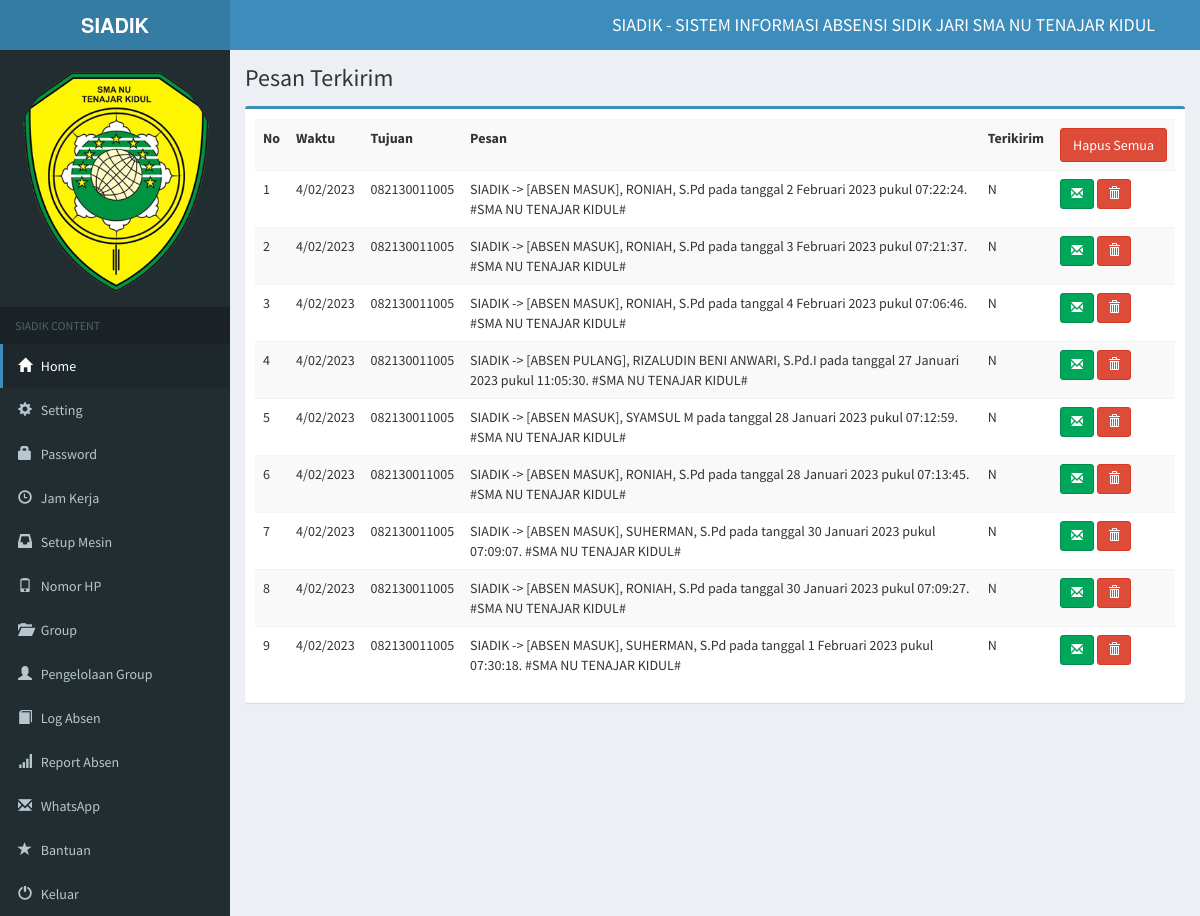
The page /p-terkirim (signed in) on the database its author committed.
### tables this page shows
CREATE TABLE `tbl_identitas` (
  `id_identitas` int(1) NOT NULL,
  `nama_identitas` varchar(255) DEFAULT NULL,
  `title_identitas` varchar(255) NOT NULL,
  `alamat_identitas` text NOT NULL,
  `menit_identitas` int(5) NOT NULL,
  `logo_identitas` varchar(255) NOT NULL,
  `tgl_identitas` date NOT NULL,
  `kode_identitas` varchar(255) NOT NULL,
  `cloud_identitas` enum('0','1') NOT NULL DEFAULT '0'
);

CREATE TABLE `pesan` (
  `id_pesan` int(5) NOT NULL,
  `tgl_pesan` datetime NOT NULL,
  `nomor_pesan` varchar(15) NOT NULL,
  `isi_pesan` varchar(255) NOT NULL,
  `status_pesan` enum('Y','N') NOT NULL DEFAULT 'N'
);

### assets/config/tgl_indo.php (called while the page is built, shortened)
<?php
function tgl_angka($tgl) {
	$tanggal = date("j", strtotime($tgl));
	$bulan = date("m", strtotime($tgl));
	$tahun = date("Y", strtotime($tgl));
	return $tanggal.'/'.$bulan.'/'.$tahun;
}
?>

### views/p-terkirim.php (the view, shortened to what this page needs)
 <section class="content-header">
   <h1>
     Pesan Terkirim
   </h1>
 </section>
 <section class="content">
<div class="box box-primary">
   <div class="box-body">
<?php
	switch(url_segment(2)){
		default:
		?>
		<table border="0" cellspacing="0" cellpadding="5" class="table table-striped" >
		  <tr>
			<th>No</td>
			<th>Waktu</td>
			<th>Tujuan</td>
			<th>Pesan</td>
			<th>Terikirim</td>
			<th><a href='<?php echo base_url()."/".url_segment(1);?>/hapus-semua' class='btn btn-danger'>Hapus Semua</a></td>
		  </tr>
		  <?php
			$batas = 10;
			$hal = url_segment(3);
			if($hal == "")
			{
				$posisi = 0;
			}
			else
			{
				$posisi = ($hal-1) * $batas;
			}
			$no=1;
			$h2=mysqli_query($koneksi,"SELECT * FROM pesan order by status_pesan DESC, tgl_pesan DESC limit $posisi,$batas");
			while($d2=mysqli_fetch_assoc($h2)){
					echo"<tr class='baris'>
					<td>".$no++."</td>
					<td>".tgl_angka($d2['tgl_pesan'])."</td>
					<td>$d2[nomor_pesan]</td>
					<td>".$d2['isi_pesan']."</td>
					<td>".$d2['status_pesan']."</td>
					<td>";
					if($d2['status_pesan'] == "N"){
						echo link_pesan(base_url()."/".url_segment(1)."/kirim/$d2[id_pesan]")." ";
					}
						echo  link_hapus(base_url()."/".url_segment(1)."/hapus/$d2[id_pesan]")."
					</td>
				  </tr>";
			 }
		  ?>
		</table>
		<?php
		break;
	}
?>
   </div>
 </section>

### index.php (shortened to what this page needs)
<?php
include "assets/config/koneksi.php";
include "assets/config/function.php";
include "assets/config/tgl_indo.php";
$iden=mysqli_fetch_assoc(mysqli_query($koneksi,"select * from tbl_identitas order by id_identitas DESC"));
?>
<!DOCTYPE html>
<html>
<head>
  <link rel="stylesheet" href="<?php echo base_url()."/assets/AdminLTE/bootstrap"; ?>/css/bootstrap.min.css">
  <link rel="stylesheet" href="<?php echo base_url()."/assets/AdminLTE/bootstrap"; ?>/css/main.css">
  <link rel="stylesheet" href="<?php echo base_url()."/assets/AdminLTE/dist"; ?>/css/AdminLTE.min.css">
  <link rel="stylesheet" href="<?php echo base_url()."/assets/AdminLTE/dist"; ?>/css/skins/skin-blue.min.css">
</head>
<body class="hold-transition skin-blue sidebar-mini">
<div class="wrapper">
  <header class="main-header">
    <a href="<?php echo base_url();?>" class="logo">
      <span class="logo-lg"><b>SIADIK</b></span>
    </a>
    <nav class="navbar navbar-static-top" role="navigation" style="vertical-align:center;">
      <a href="#" class="sidebar-toggle" data-toggle="offcanvas" role="button">
      </a>
      <div class="navbar-custom-menu">
		<ul class="nav navbar-nav">
              <li><a href="#"><h4><?php echo $iden['title_identitas'];?></h4></a></li>
              <li><a href="#"><span id="status-gammu"></span></a></li>
        </ul>
      </div>
    </nav>
  </header>
  <aside class="main-sidebar">
    <section class="sidebar">
      <div class="user-panel" style="text-align:center">
          <img src="<?php echo base_url()."/img/$iden[logo_identitas]";?>" class="img-circle img-responsive" alt="User Image">
      </div>
      <ul class="sidebar-menu">
        <li class="header">SIADIK CONTENT</li>
        <li class="active"><a href="<?php echo base_url();?>"><i class="glyphicon glyphicon-home"></i> <span>Home</span></a></li>
        <li><a href="<?php echo base_url();?>/setting"><i class="glyphicon glyphicon-cog"></i> <span>Setting</span></a></li>
        <li><a href="<?php echo base_url();?>/password"><i class="glyphicon glyphicon-lock"></i> <span>Password</span></a></li>
        <li><a href="<?php echo base_url();?>/jadwal"><i class="glyphicon glyphicon-time"></i> <span>Jam Kerja</span></a></li>
		 <li class="treeview">
          <a href="#"><i class="glyphicon glyphicon-inbox"></i> <span>Setup Mesin</span>
          </a>
        </li>
   <li><a href="<?php echo base_url();?>/no-telp"><i class="glyphicon glyphicon-phone"></i> <span>Nomor HP</span></a></li>
		 <li><a href="<?php echo base_url();?>/group"><i class="glyphicon glyphicon-folder-open"></i> <span>Group</span></a></li>
        <li><a href="<?php echo base_url();?>/pengelolaan-group"><i class="glyphicon glyphicon-user"></i> <span>Pengelolaan Group</span></a></li>
        <li><a href="<?php echo base_url();?>/log-absen"><i class="glyphicon glyphicon-book"></i> <span>Log Absen</span></a></li>
		<li class="treeview">
          <a href="#"><i class="glyphicon glyphicon-signal"></i> <span>Report Absen</span>
          </a>
        </li>
		<li class="treeview">
          <a href="#"><i class="glyphicon glyphicon-envelope"></i> <span>WhatsApp</span>
          </a>
        </li>
        <li><a href="<?php echo base_url();?>/help"><i class="glyphicon glyphicon-star"></i> <span>Bantuan</span></a></li>
        <li><a href="<?php echo base_url();?>/logout"><i class="glyphicon glyphicon glyphicon-off"></i> <span>Keluar</span></a></li>
      </ul>
    </section>
  </aside>
  <div class="content-wrapper">
    <?php
		if(empty($_SESSION['username']) and empty($_SESSION['password'])){
			include "views/home.php";
		}
		else{
			switch(url_segment(1)){
				case 'p-terkirim'	: include "views/p-terkirim.php"; break;
			}
		}
	?>
  </div>
</div>
</body>
</html>

### assets/config/function.php (shortened to what this page needs)
<?php
function base_url(){
	return "http://localhost/siadik";
}
function url_segment($segment = ""){
	$url="http://".$_SERVER["SERVER_NAME"]."".$_SERVER['REQUEST_URI'];
	$base = str_replace(base_url(),"",$url);
	$pecah  = explode("/",$base);
	if(empty($pecah[$segment])){ $dataku="";}
	else{$dataku=$pecah[$segment];}
	return $dataku;
}
function link_pesan($url){
	return "<a href='$url' class='btn btn-sm btn-success'><i class='glyphicon glyphicon-envelope'></i></a>";
}
function link_hapus($url){
	return "<a href='$url' class='btn btn-sm btn-danger' onclick=\"return confirm('Anda yakin ingin menghapusnya?');\"><i class='glyphicon glyphicon-trash'></i></a>";
}
?>

### rows shown on the page
tbl_identitas: title_identitas "SIADIK - SISTEM INFORMASI ABSENSI SIDIK JARI SMA NU TENAJAR KIDUL", logo_identitas (picture)
pesan: tgl_pesan "4/02/2023", nomor_pesan "082130011005", isi_pesan "SIADIK -> [ABSEN MASUK], RONIAH, S.Pd pada tanggal 2 Februari 2023 pukul 07:22:24. #SMA NU TENAJAR KIDUL#", status_pesan "N"
pesan: tgl_pesan "4/02/2023", nomor_pesan "082130011005", isi_pesan "SIADIK -> [ABSEN MASUK], RONIAH, S.Pd pada tanggal 3 Februari 2023 pukul 07:21:37. #SMA NU TENAJAR KIDUL#", status_pesan "N"
pesan: tgl_pesan "4/02/2023", nomor_pesan "082130011005", isi_pesan "SIADIK -> [ABSEN MASUK], RONIAH, S.Pd pada tanggal 4 Februari 2023 pukul 07:06:46. #SMA NU TENAJAR KIDUL#", status_pesan "N"
pesan: tgl_pesan "4/02/2023", nomor_pesan "082130011005", isi_pesan "SIADIK -> [ABSEN PULANG], RIZALUDIN BENI ANWARI, S.Pd.I pada tanggal 27 Januari 2023 pukul 11:05:30. #SMA NU TENAJAR KIDUL#", status_pesan "N"
pesan: tgl_pesan "4/02/2023", nomor_pesan "082130011005", isi_pesan "SIADIK -> [ABSEN MASUK], SYAMSUL M pada tanggal 28 Januari 2023 pukul 07:12:59. #SMA NU TENAJAR KIDUL#", status_pesan "N"
pesan: tgl_pesan "4/02/2023", nomor_pesan "082130011005", isi_pesan "SIADIK -> [ABSEN MASUK], RONIAH, S.Pd pada tanggal 28 Januari 2023 pukul 07:13:45. #SMA NU TENAJAR KIDUL#", status_pesan "N"
pesan: tgl_pesan "4/02/2023", nomor_pesan "082130011005", isi_pesan "SIADIK -> [ABSEN MASUK], SUHERMAN, S.Pd pada tanggal 30 Januari 2023 pukul 07:09:07. #SMA NU TENAJAR KIDUL#", status_pesan "N"
pesan: tgl_pesan "4/02/2023", nomor_pesan "082130011005", isi_pesan "SIADIK -> [ABSEN MASUK], RONIAH, S.Pd pada tanggal 30 Januari 2023 pukul 07:09:27. #SMA NU TENAJAR KIDUL#", status_pesan "N"
pesan: tgl_pesan "4/02/2023", nomor_pesan "082130011005", isi_pesan "SIADIK -> [ABSEN MASUK], SUHERMAN, S.Pd pada tanggal 1 Februari 2023 pukul 07:30:18. #SMA NU TENAJAR KIDUL#", status_pesan "N"
